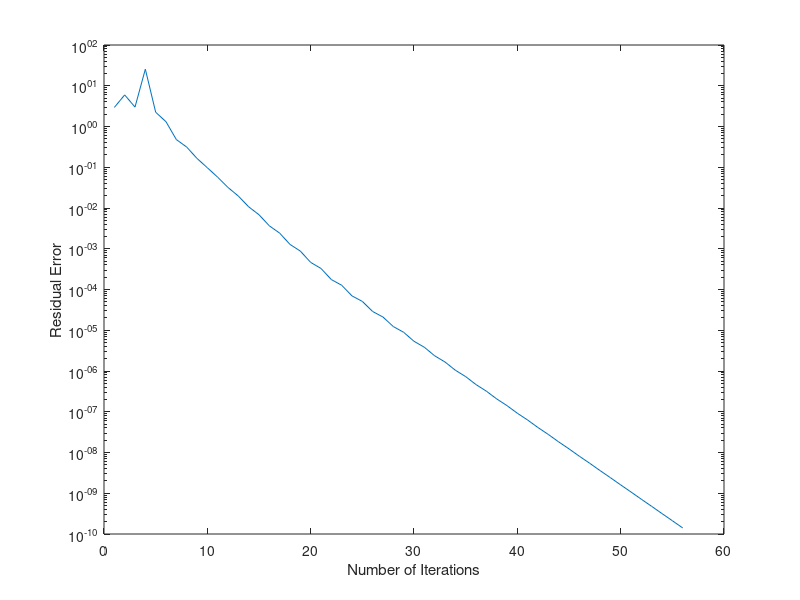

Reproduce this figure in MATLAB.
A = [1 1 1 1 1;
     1 2 2 2 2;
     1 2 3 3 3;  
     1 2 3 4 4;
     1 2 3 4 5];
 
B = [2 1 0 0 0;
     1 2 1 0 0;
     0 1 2 1 0;  
     0 0 1 2 1;
     0 0 0 1 2];
 
v = ones(5, 1);
shift = 2;
R = chol(B);

maxit = 2000;
tol = 1e-10;

for it = 1:maxit
    tmp1 = transpose(R)*v;
    tmp2 = A-shift*B;
    tmp3 = tmp2\tmp1;
    w = R*tmp3;
    lambda = 1/dot(v, w) + shift;
    v = w/norm(w);
    
    x = R\v;
    x = x/norm(x);
    
    tmp3 = A*x;
    tmp4 = lambda*B*x;
    r = norm(tmp3 - tmp4);
    if r < tol
        break;
    end
    T_(it)=r;
    t(it)=it;
end
x
lambda
semilogy(t,T_)

xlabel('Number of Iterations')
ylabel('Residual Error')

